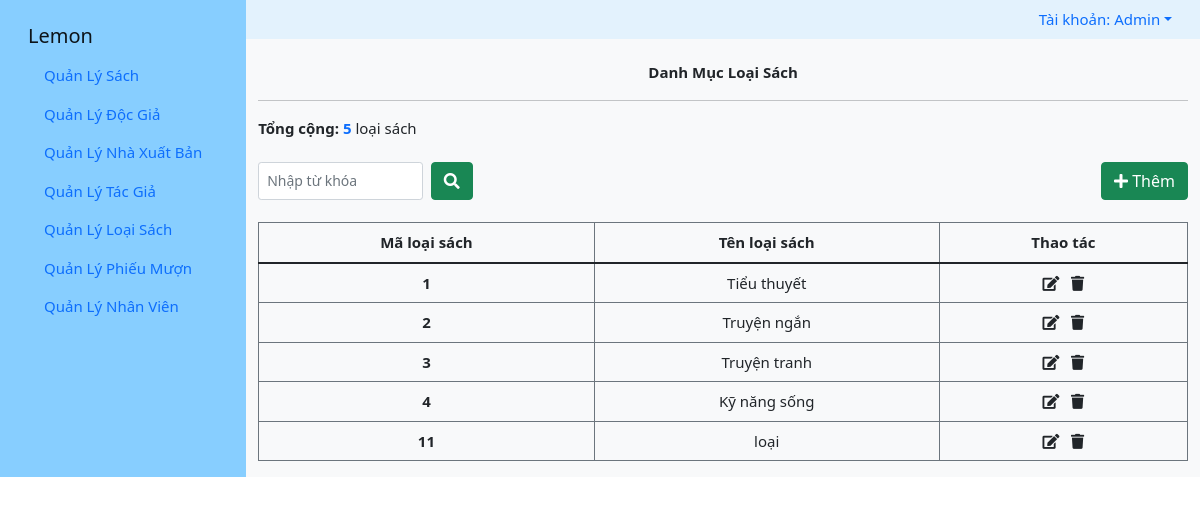
The page /admin/QLLS.php (signed in) on the database its author committed.
### tables this page shows
CREATE TABLE `nhanvien` (
  `manv` int(11) NOT NULL,
  `tennv` varchar(50) NOT NULL,
  `sdt` varchar(10) NOT NULL,
  `email` varchar(100) DEFAULT NULL,
  `diachi` varchar(100) DEFAULT NULL,
  `matkhau` varchar(100) DEFAULT NULL
);

CREATE TABLE `loaisach` (
  `maloai` int(11) NOT NULL,
  `loaisach` varchar(50) NOT NULL
);

### database/function.php (called while the page is built, shortened)
<?php
    function nvtheomanv($manv) {
        require '../database/config.php';
        $sql = "SELECT * FROM nhanvien WHERE manv = $manv";
        $result = $conn->query($sql);
        $data = $result->fetch_assoc();
        return $data;
    }
    function dsls() {
        require '../database/config.php';
        $data = array();
        $sql = "SELECT * FROM loaisach";
        $result = $conn->query($sql);
        while ($row = $result->fetch_assoc())
            $data[] = $row;
        return $data;
    };
?>

### admin/QLLS.php (the view, shortened to what this page needs)
<?php
    include('./header.php');
    $key='';
    if(isset($_GET["tim"]) && !empty($_GET["tim"])) {
        $key = $_GET["tim"];
        $dataLS = timdlloai($key);
    } else {
        $dataLS = dsls();
    }
?>
<div class="container-fluid">
    <br>
        <div class="title">Danh Mục Loại Sách</div>
        <hr>
        <b>Tổng cộng: <span class="text-primary"><?php echo count($dataLS)?></span></b> loại sách<br><br>
        <div class="row">
            <div class="col-md-3">
                <form class="d-flex">
                    <input class="form-control form-control-sm me-2" name="tim" value="<?php echo $key ?>" type="search" placeholder="Nhập từ khóa" aria-label="Search">
                    <button class="btn btn-success" type="submit"><i class="fas fa-search"></i></button>
                </form>
            </div>
            <div class="col-md">
                <div class="d-flex justify-content-end">
                    <a href="../admin/addLS.php" class="btn btn-success"><i class="fas fa-plus"></i> Thêm</a>
                </div>
            </div>
        </div>
        <br>
        <table class="table table-bordered border-secondary table-hover">
        <thead>
            <tr style="text-align: center">
                <th scope="col">Mã loại sách</th>
                <th scope="col">Tên loại sách</th>
                <th scope="col">Thao tác</th>
            </tr>
            </thead>
            <tbody style="text-align: center">
                <?php if(!empty($dataLS)) {
                    foreach ($dataLS as $key => $value) { ?>
                        <tr>
                            <th scope="row"><?php echo $value['maloai']?></th>
                            <td><?php echo $value['loaisach'] ?></td>
                            <td>
                                <a href="../admin/editLS.php?maloai=<?php echo $value['maloai']?>" class="link-dark"><i class="fas fa-edit"></i></a>&nbsp;&nbsp;
                                <a href="?maloai=<?php echo $value['maloai']?>" class="link-dark"><i class="fas fa-trash"></i></a>
                            </td>
                        </tr>
                    <?php }
                } else {
                    ?>
            </tbody>
        </table>
        <?php echo '<p class="text-danger text-center">Danh sách rỗng';}?>
    </div>
</div>

### admin/header.php (shortened to what this page needs)
<?php
  include('../database/config.php');
  include('../database/function.php');
  if (isset($_COOKIE['email'])) {
     $manv = $_COOKIE['manv'];
     $data = nvtheomanv($manv);
     $tennv = $data['tennv'];
  } else {
    header('Location: ../login.php');
  }
?>
<!DOCTYPE html>
<html>
<head>
    <link href="https://cdn.jsdelivr.net/npm/bootstrap@5.1.1/dist/css/bootstrap.min.css" rel="stylesheet">
    <link rel="stylesheet" type="text/css" href="../css/style.css">
    <link rel="stylesheet" href="../icon/fontawesome-free-5.15.4-web/css/all.min.css">
</head>
<body>
    <div class="container-fluid" style="font-size: 15px; background-color: rgb(135 206 255)">
      <div class="row">
        <div class="col-md-auto">
          <nav id="navbar-example3" class="navbar navbar-light flex-column align-items-stretch p-3">
            <a class="navbar-brand" href="index_admin.php">Lemon</a>
            <nav class="nav flex-column">
              <a class="nav-link active" aria-current="page" href="index_admin.php">Quản Lý Sách</b></a>
              <a class="nav-link" href="QLDG.php">Quản Lý Độc Giả</a>
              <a class="nav-link" href="QLNXB.php">Quản Lý Nhà Xuất Bản</a>
              <a class="nav-link" href="QLTG.php"> Quản Lý Tác Giả</a>
              <a class="nav-link" href="QLLS.php">Quản Lý Loại Sách</a>
              <a class="nav-link" href="QLPM.php">Quản Lý Phiếu Mượn</a>
              <?php if($_COOKIE['manv'] == 1):?>
                <a class="nav-link" href="QLNV.php">Quản Lý Nhân Viên</a>
              <?php endif; ?>
            </nav>
          </nav>
        </div>
        <div class="col-md bg-light">
          <div class="row">
            <div class="col" style="background-color: #e3f2fd;">
              <ul class="nav justify-content-end">
                <li class="nav-item dropdown">
                  <a class="nav-link dropdown-toggle" data-bs-toggle="dropdown" href="#" role="button" aria-expanded="false">Tài khoản: <?php echo $tennv ?></a>
                </li>
              </ul>
            </div>

### css/style.css (style rules this page uses)
.title { font-weight: bold; text-align: center; }

### rows shown on the page
nhanvien: tennv "Admin"
loaisach: maloai "1", loaisach "Tiểu thuyết"
loaisach: maloai "2", loaisach "Truyện ngắn"
loaisach: maloai "3", loaisach "Truyện tranh"
loaisach: maloai "4", loaisach "Kỹ năng sống"
loaisach: maloai "11", loaisach "loại"

### other values the page prints
count($dataLS) "5"
